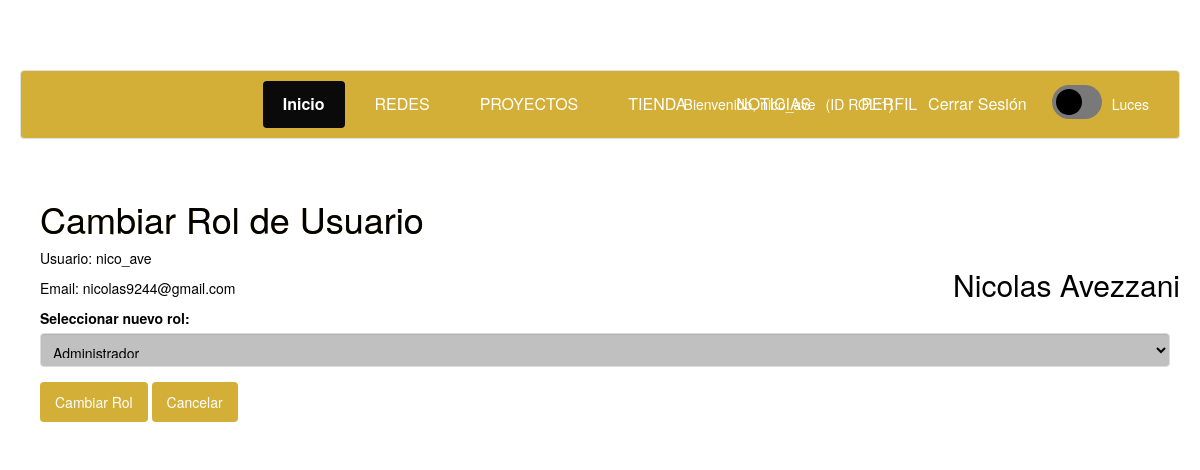
/admin/cambiar_rol.php?id=17 (signed in), run on the app's committed database.
### tables this page shows
CREATE TABLE `usuarios` (
  `idusuario` int(11) NOT NULL,
  `nickname` varchar(255) NOT NULL,
  `email` varchar(255) NOT NULL,
  `contrasenia` varchar(255) NOT NULL,
  `fb_id` varchar(255) DEFAULT NULL,
  `foto` varchar(255) DEFAULT NULL,
  `descripcion` varchar(255) DEFAULT NULL,
  `twitter` varchar(255) DEFAULT NULL,
  `instagram` varchar(255) DEFAULT NULL,
  `facebook` varchar(255) DEFAULT NULL,
  `idestado` int(11) NOT NULL,
  `nombre` varchar(50) NOT NULL,
  `apellido` varchar(50) NOT NULL,
  `discord_id` varchar(255) DEFAULT NULL,
  `avatar` varchar(255) DEFAULT NULL,
  `fecha_registro` datetime NOT NULL DEFAULT current_timestamp()
);

CREATE TABLE `rol_usuarios` (
  `idrol` int(11) NOT NULL,
  `idusuario` int(11) NOT NULL
);

CREATE TABLE `roles` (
  `idrol` int(11) NOT NULL,
  `descripcion` varchar(255) NOT NULL
);

### admin/cambiar_rol.php (the view, shortened to what this page needs)
<?php
require '../conexion.php';
$userId = intval($_GET['id']);
$userQuery = mysqli_query($conexion, "SELECT * FROM usuarios WHERE idusuario = $userId");
$user = mysqli_fetch_assoc($userQuery);
$rolActual = 0;
$query_rol_actual = mysqli_query($conexion, "SELECT idrol FROM rol_usuarios WHERE idusuario = $userId");
if ($rol = mysqli_fetch_assoc($query_rol_actual)) {
    $rolActual = $rol['idrol'];
}
$roles = [];
$query_roles = mysqli_query($conexion, "SELECT * FROM roles");
while ($rol = mysqli_fetch_assoc($query_roles)) {
    $roles[] = $rol;
}
?>
<!DOCTYPE html>
<html lang="es">
<head>
    <link href="css/perfil.css" rel="stylesheet">
    <link rel="stylesheet" href="https://cdnjs.cloudflare.com/ajax/libs/font-awesome/6.0.0/css/all.min.css">
    <link href="css/EstilosAdicionalesABM.css" rel="stylesheet">
</head>
<body>
<?php include("header_admin.php"); ?>
<div class="container">
    <h1>Cambiar Rol de Usuario</h1>
    <div class="user-info">
        <h2><?php echo htmlspecialchars($user['nombre'] . ' ' . htmlspecialchars($user['apellido'])); ?></h2>
    </div>
        <p>Usuario: <?php echo htmlspecialchars($user['nickname']); ?></p>
        <p>Email: <?php echo htmlspecialchars($user['email']); ?></p>
    <form method="POST" action="cambiar_rol.php?id=<?php echo $userId; ?>">
        <div class="form-group">
            <label for="nuevo_rol">Seleccionar nuevo rol:</label>
            <select id="nuevo_rol" name="nuevo_rol" required class="form-control">
                <?php foreach ($roles as $rol): ?>
                    <option value="<?php echo $rol['idrol']; ?>" <?php echo ($rol['idrol'] == $rolActual) ? 'selected' : ''; ?>>
                        <?php echo htmlspecialchars($rol['descripcion']); ?>
                    </option>
                <?php endforeach; ?>
            </select>
        </div>
        <div class="form-actions">
            <button type="submit" class="btn btn-primary">Cambiar Rol</button>
            <a href="../ver_perfil.php?id=<?php echo $userId; ?>" class="btn btn-default">Cancelar</a>
        </div>
    </form>
</div>
</body>
</html>

### admin/header_admin.php (shortened to what this page needs)
<?php
include("../conexion.php");
$idusuario = $_SESSION['logueado'];
$consulta = mysqli_query($conexion, "SELECT * FROM usuarios WHERE idusuario = $idusuario");
while($respuesta = mysqli_fetch_assoc($consulta)) {
    $nick = $respuesta['nickname'];
    $rol = $_SESSION['rol'];
}
?>
<link href="css/perfil.css" rel="stylesheet">
<link rel="stylesheet" href="https://maxcdn.bootstrapcdn.com/bootstrap/3.3.5/css/bootstrap.min.css">
<link href="css/proyectlist.css" rel="stylesheet">
<link href="css/dark-mode.css" rel="stylesheet">
<div class="navbar">
    <a href="../inicio.php" class="active">Inicio</a>
    <a href="redeslist.php">REDES</a>
    <a href="proyectoslist.php">PROYECTOS</a>
    <a href="../tienda.php">TIENDA</a>
    <a href="https://es.cointelegraph.com/tags/games">NOTICIAS</a>
    <a href="../perfil.php">PERFIL</a>
    <div class="user-info">
        <span>Bienvenido, <?php echo $nick; ?></span>
        <span>(ID ROL:<?php echo $rol; ?>)</span>
        <a href="../logout.php" style="color:rgb(0, 0, 0);">Cerrar Sesión</a>
        <label class="toggle-switch">
                <span class="slider"></span>
                </label>
                <span>Luces</span>
    </div>
</div>

### admin/css/perfil.css (style rules this page uses)
:root { --primary: rgb(212, 175, 55); --secondary: #000000; --dark: #36332d; --light: #f5f6fa; --success: #00b894; --danger: #d63031; --bg-color: #f5f6fa; --text-color: #2d3436; --card-bg: white; }
* { margin: 0; padding: 0; box-sizing: border-box; transition: background-color 0.3s, color 0.3s; }
body { font-family: 'Inter', sans-serif; background-color: var(--bg-color); color: var(--text-color); line-height: 1.6; padding: 20px; }
.container { max-width: 1200px; margin: 0 auto; padding: 20px; }
h1 { font-size: 2.5rem; margin-bottom: 10px; background: linear-gradient(45deg, var(--primary), var(--secondary)); -webkit-background-clip: text; background-clip: text; color: transparent; }
.toggle-switch { position: relative; display: inline-block; width: 60px; height: 30px; }
.slider { position: absolute; cursor: pointer; top: 0; left: 0; right: 0; bottom: 0; background-color: #ccc; transition: .4s; border-radius: 34px; }
.slider:before { position: absolute; content: ""; height: 22px; width: 22px; left: 4px; bottom: 4px; background-color: white; transition: .4s; border-radius: 50%; }
.navbar { background-color: #9b8028; overflow: hidden; display: flex; justify-content: center; padding: 10px 0; }
.navbar a { color: white; text-align: center; padding: 12px 20px; text-decoration: none; font-size: 16px; margin: 0 5px; border-radius: 4px; transition: background-color 0.3s; }
.navbar a.active { background-color: #0a0a0a; font-weight: bold; }
.user-info { position: absolute; right: 20px; color: white; display: flex; align-items: center; }
.user-info span { margin-right: 10px; }
.btn { background:rgb(212, 175, 55); color: white; border: none; padding: 10px 15px; border-radius: 4px; cursor: pointer; }

### admin/css/EstilosAdicionalesABM.css (style rules this page uses)
.form-group { margin-bottom: 15px; }
.form-group label { display: block; margin-bottom: 5px; font-weight: bold; }
.form-group input, .form-group select { width: 100%; padding: 8px; border: 1px solid rgb(221, 221, 221); border-radius: 4px; }
.btn { background:rgb(212, 175, 55); color: white; border: none; padding: 10px 15px; border-radius: 4px; cursor: pointer; }

### admin/css/proyectlist.css (style rules this page uses)
body { background-color: #121212; color: #e0e0e0; min-height: 200px; padding-top: 70px; }
.btn-default { background-color: #333333; color: #e0e0e0; border: 1px solid #444444; }
.container { background-color: #1a1a1a; padding: 20px; border-radius: 8px; }

### admin/css/dark-mode.css (style rules this page uses)
:root { --primary: rgb(212, 175, 55); --secondary: #000000; --bg-color: #ffffff; --text-color: rgb(2, 2, 2); --header-bg: rgb(212, 175, 55); --footer-bg: rgb(212, 175, 55); --card-bg: #c0c0c0; --border-color: #dee2e6; }
* { margin: 0; padding: 0; box-sizing: border-box; transition: background-color 0.3s, color 0.3s, border-color 0.3s; }
body, .container, .row, .col-md-12, .outer_div, .section-container, .game-section { background-color: var(--bg-color) !important; color: var(--text-color) !important; }
.toggle-switch { position: relative; display: inline-block; width: 60px; height: 34px; }
.slider { position: absolute; cursor: pointer; top: 0; left: 0; right: 0; bottom: 0; background-color: #797979; transition: .4s; border-radius: 34px; }
.slider:before { position: absolute; content: ""; height: 26px; width: 26px; left: 4px; bottom: 4px; background-color: rgb(0, 0, 0); transition: .4s; border-radius: 50%; }
.navbar, header { background-color: var(--header-bg) !important; border-color: var(--border-color); color: var(--text-color); }
.btn { background: var(--primary); color: white; border: none; padding: 10px 15px; border-radius: 4px; cursor: pointer; }
a { color: var(--primary); }
.form-control, .input-group-addon { background-color: var(--card-bg); color: var(--text-color); border-color: var(--border-color); }
.navbar a, .navbar-brand, footer, footer a, footer p { color: rgb(255, 255, 255) !important; }
h1, h2, h3, h4, h5, h6, .game-title, .section-title { color: var(--text-color) !important; }

### data on the page
usuarios: nickname "nico_ave", nombre+apellido "Nicolas Avezzani", email "nicolas9244@gmail.com"
rol_usuarios: nuevo_rol "Administrador"

### other printed values
$rol "1"
